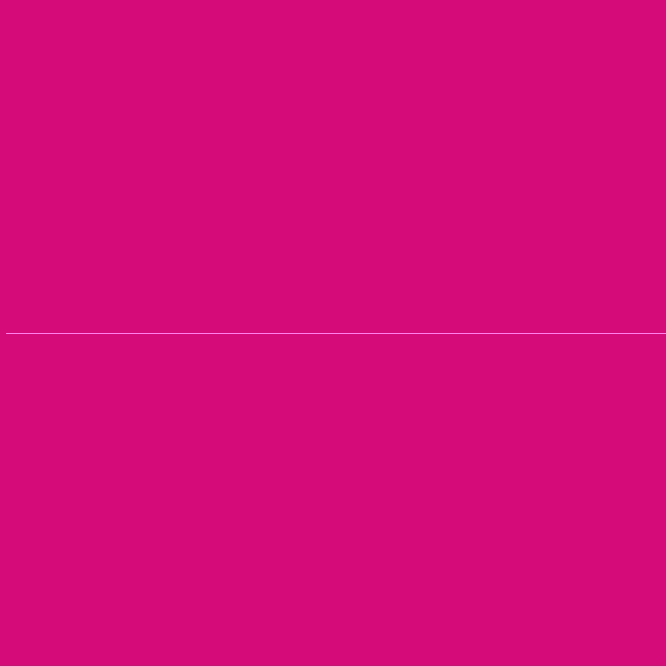
Frame 1 (no input)
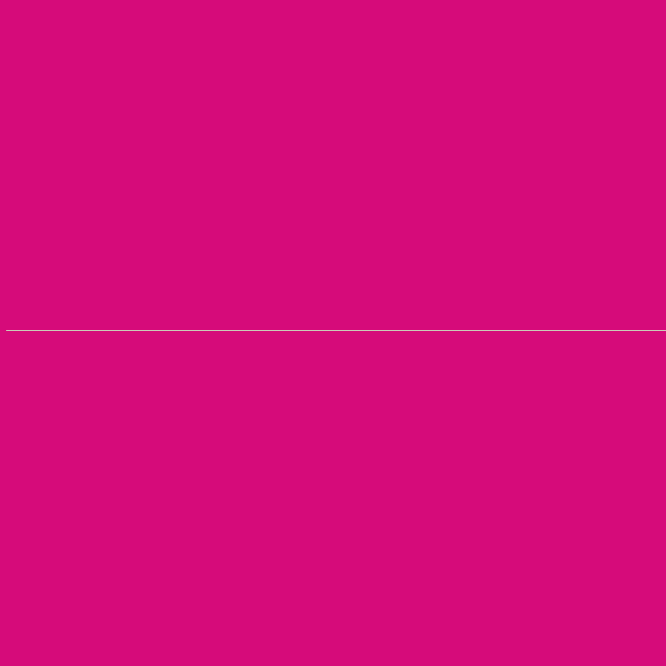
Frame 2 (the mouse pressed at the canvas centre, redrawn once)

The Processing sketch that drew these frames (run headless with seeded random() and noise(); the mouse was pressed at the canvas centre and the sketch redrawn once):

// Processing sketch: processing_186798
// ── processing_186798.pde

float y = 100;
  
void setup() {
  size(666, 666);
  stroke(300);    
  noLoop();
   
  y = height * 0.5;
}
 
void draw() {
  background(214,11,122);
  stroke(200, 800, 200, 200); 
  line(6, y, width, y );
   y = y - 3;
  if (y < 0) {
    y = height;
  }
}
 
void mousePressed() {
  loop();
}
